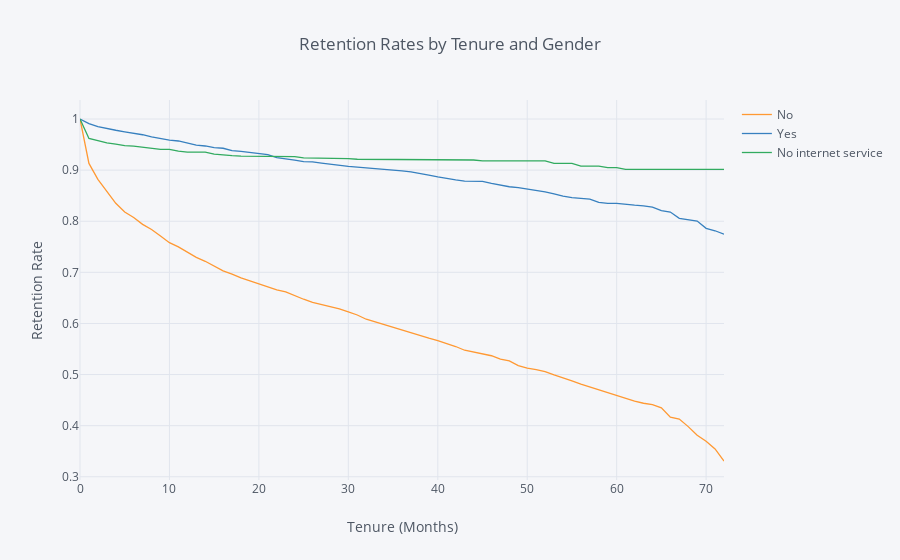

Notebook cell for this chart:
### Code cell
rates = survival(data, 'OnlineSecurity', 'tenure', 'ChurnBinary')

rates.iplot(kind='line', xTitle='Tenure (Months)', yTitle='Retention Rate',
            title='Retention Rates by Tenure and Gender')
